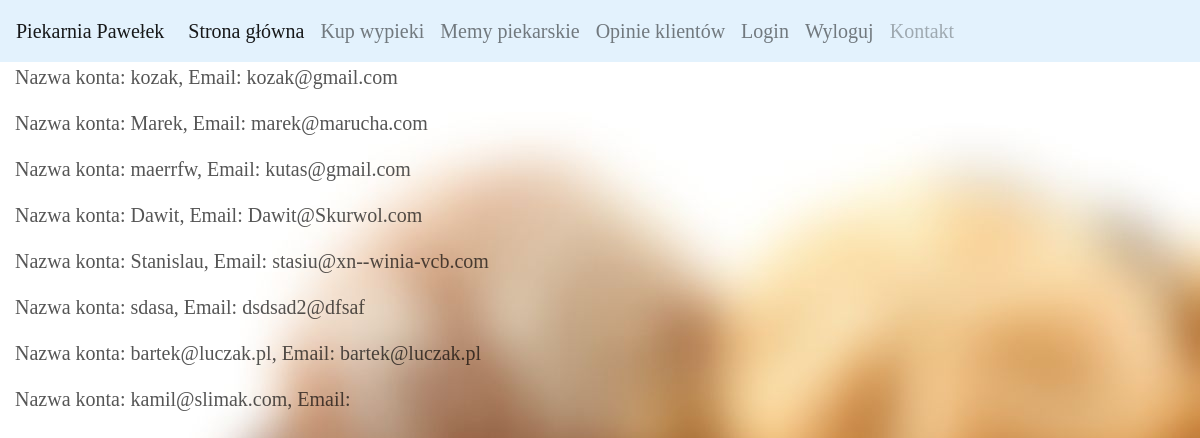
/view, run on the app's committed database.
### app.py (models this page shows, shortened)
class users(db.Model):
    _id = db.Column("id", db.Integer, primary_key = True)
    name = db.Column(db.String(100))
    email = db.Column(db.String(100))

### app.py (the view)
@app.route("/view")
def view():
    return render_template("view.html", values=users.query.all())

### templates/view.html (shortened to what this page needs)
{% extends 'base.html' %}
{% block content %}
    {% for item in values %}
        <p>Nazwa konta: {{item.name}}, Email: {{item.email}}</p>
    {% endfor %}
{% endblock %}

### templates/base.html (shortened to what this page needs)
<!DOCTYPE html>
<html>
    <head>
        <link rel="stylesheet" href="https://cdn.jsdelivr.net/npm/bootstrap@4.3.1/dist/css/bootstrap.min.css">
        <link rel="stylesheet" type="text/css" href="{{ url_for('static', filename='styles/style.css' )}}">
    </head>
    <body>
        <nav class="navbar navbar-expand-lg navbar-light" style="background-color: #e3f2fd">
            <a class="navbar-brand" href="#">Piekarnia Pawełek</a>
            <div class="collapse navbar-collapse" id="navbarNav">
              <ul class="navbar-nav">
                <li class="nav-item active">
                  <a class="nav-link" href="http://127.0.0.1:5000/">Strona główna <span class="sr-only">(current)</span></a>
                </li>
                <li class="nav-item">
                  <a class="nav-link" href="products">Kup wypieki</a>
                </li>
                <li class="nav-item">
                  <a class="nav-link" href="memes">Memy piekarskie</a>
                </li>
                <li class="nav-item">
                  <a class="nav-link" href="rating">Opinie klientów</a>
                </li>
                <li class="nav-item">
                  <a class="nav-link" href="login">Login</a>
                <li class="nav-item">
                  <a class="nav-link" href="logout">Wyloguj</a>
                </li>
                <li class="nav-item">
                  <a class="nav-link disabled" href="#" tabindex="-1" aria-disabled="true">Kontakt</a>
                </li>
              </ul>
            </div>
          </nav>
        <div class="container-fluid">
          {% block content %}
          {% endblock %}
        </div>
    </body>
</html>

### static/styles/style.css (style rules this page uses)
body { color:rgba(0, 0, 0, 0.667); font-family: "Times New Roman", Times, serif; font-size: 20px; background-image: url('/static/images/jemmchleb.jpeg'); }

### data on the page
users: name "kozak", email "kozak@gmail.com"
users: name "Marek", email "marek@marucha.com"
users: name "maerrfw", email "kutas@gmail.com"
users: name "Dawit", email "Dawit@Skurwol.com"
users: name "Stanislau", email "stasiu@xn--winia-vcb.com"
users: name "sdasa", email "dsdsad2@dfsaf"
users: name "bartek@luczak.pl", email "bartek@luczak.pl"
users: name "kamil@slimak.com"
